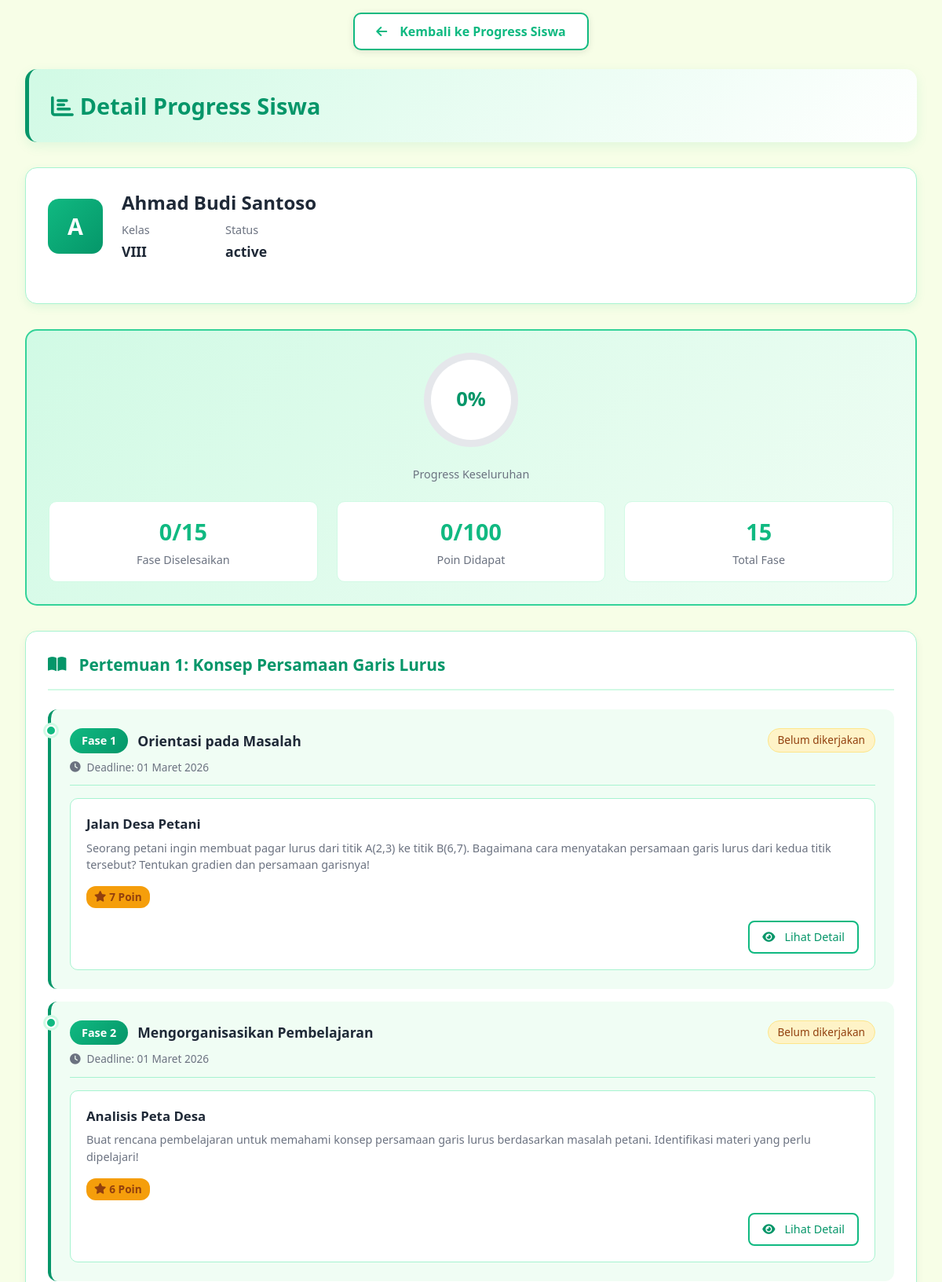
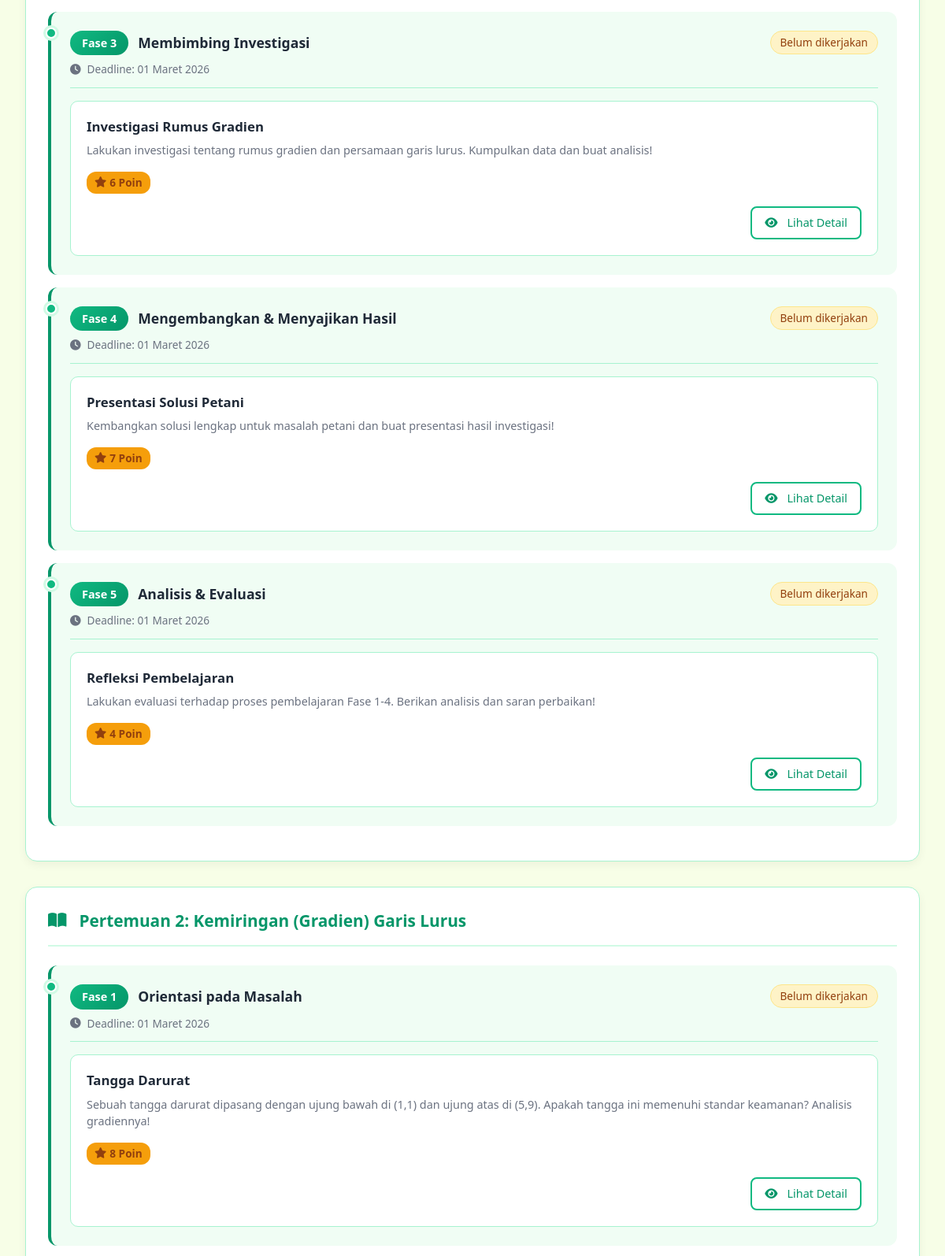
/admin/student_detail.php?id=4 (signed in, upper part), run on the app's committed database (2 pictures, top to bottom).
### tables this page shows
CREATE TABLE students (
    id INT PRIMARY KEY AUTO_INCREMENT,
    user_id INT NOT NULL,
    class VARCHAR(10) NOT NULL,
    year INT DEFAULT YEAR(CURRENT_DATE),
    status ENUM('active', 'inactive') DEFAULT 'active',
    FOREIGN KEY (user_id) REFERENCES users(id) ON DELETE CASCADE,
    INDEX idx_class (class),
    INDEX idx_status (status),
    INDEX idx_user (user_id)
) COMMENT = 'Tabel khusus untuk data siswa';

CREATE TABLE users (
    id INT PRIMARY KEY AUTO_INCREMENT,
    username VARCHAR(50) UNIQUE NOT NULL,
    password VARCHAR(255),  
    role ENUM('admin', 'guru', 'siswa') NOT NULL,
    full_name VARCHAR(100) NOT NULL,
    nim_nis VARCHAR(20),
    email VARCHAR(100),
    phone VARCHAR(20),
    last_login DATETIME,
    created_at TIMESTAMP DEFAULT CURRENT_TIMESTAMP,
    INDEX idx_role (role),
    INDEX idx_full_name (full_name),
    INDEX idx_email (email),
    INDEX idx_username (username)
) COMMENT = 'Tabel untuk menyimpan data semua pengguna sistem';

### admin/student_detail.php (the view, shortened to what this page needs)
<?php
$db = Database::getInstance();
$conn = $db->getConnection();
$student_id = $_GET['id'] ?? 0;
$stmt = $conn->prepare("
    SELECT u.id, u.full_name, s.class, s.status
    FROM users u
    JOIN students s ON u.id = s.user_id
    WHERE u.id = ? AND u.role = 'siswa'
");
$stmt->bind_param("i", $student_id);
$stmt->execute();
$student = $stmt->get_result()->fetch_assoc();
$total_fases = 0;
$completed_fases = 0;
$total_poin = 0;
$nilai_didapat = 0;
foreach ($pertemuan_structure as $pertemuan_data) {
    $total_fases += count($pertemuan_data['fases']);
    foreach ($pertemuan_data['fases'] as $fase_data) {
        $total_poin += $fase_data['poin'];
    }
}
$progress_rate = $total_fases > 0 ? round(($completed_fases / $total_fases) * 100) : 0;
?>
<!DOCTYPE html>
<html lang="id">
<head>
    <link href="https://cdn.jsdelivr.net/npm/bootstrap@5.1.3/dist/css/bootstrap.min.css" rel="stylesheet">
    <link rel="stylesheet" href="https://cdnjs.cloudflare.com/ajax/libs/font-awesome/6.0.0/css/all.min.css">
</head>
<body>
    <div class="main-container">
        <div class="d-flex justify-content-center">
            <a href="progress_tracking.php" class="btn-back">
                <i class="fas fa-arrow-left me-2"></i>
                <span>Kembali ke Progress Siswa</span>
            </a>
        </div>
        <div class="page-header">
            <div class="row align-items-center">
                <div class="col-12">
                    <h1>
                        <i class="fas fa-chart-bar me-2"></i>Detail Progress Siswa
                    </h1>
                </div>
            </div>
        </div>
        <div class="student-info-card">
            <div class="student-avatar">
                <div class="user-avatar">
                    <?php echo strtoupper(substr($student['full_name'], 0, 1)); ?>
                </div>
                <div class="student-details">
                    <h4><?php echo htmlspecialchars($student['full_name']); ?></h4>
                    <div class="row g-3">
                        <div class="col-md-6 col-12">
                            <div class="info-label">Kelas</div>
                            <div class="info-value"><?php echo htmlspecialchars($student['class']); ?></div>
                        </div>
                        <div class="col-md-6 col-12">
                            <div class="info-label">Status</div>
                            <div class="info-value"><?php echo htmlspecialchars($student['status']); ?></div>
                        </div>
                    </div>
                </div>
            </div>
        </div>
        <div class="progress-summary">
            <div class="progress-ring">
                <div class="progress-ring-inner">
                    <?php echo $progress_rate; ?>%
                </div>
            </div>
            <div class="info-label mb-3">Progress Keseluruhan</div>
            <div class="stats-grid">
                <div class="stat-item">
                    <div class="stat-number"><?php echo $completed_fases; ?>/<?php echo $total_fases; ?></div>
                    <div class="stat-label">Fase Diselesaikan</div>
                </div>
                <div class="stat-item">
                    <div class="stat-number"><?php echo $nilai_didapat; ?>/<?php echo $total_poin; ?></div>
                    <div class="stat-label">Poin Didapat</div>
                </div>
                <div class="stat-item">
                    <div class="stat-number"><?php echo $total_fases; ?></div>
                    <div class="stat-label">Total Fase</div>
                </div>
            </div>
        </div>
        <div class="row">
            <div class="col-12">
                <?php if (empty($pertemuan_structure)): ?>
                <div class="pertemuan-card">
                    <div class="no-data">
                        <i class="fas fa-calendar-times"></i>
                        <h5 class="text-muted mb-2">Belum ada jadwal pertemuan</h5>
                        <p class="text-muted">Silakan hubungi administrator untuk informasi lebih lanjut</p>
                    </div>
                </div>
                <?php else: ?>
                    <?php foreach ($pertemuan_structure as $pertemuan_title => $pertemuan_data): ?>
                    <div class="pertemuan-card">
                        <div class="pertemuan-header">
                            <h4>
                                <i class="fas fa-book-open me-2"></i>
                                <?php echo $pertemuan_title; ?>
                            </h4>
                        </div>
                        <?php foreach ($pertemuan_data['fases'] as $fase_key => $fase_data): ?>
                        <div class="fase-item">
                            <div class="timeline-marker"></div>
                            <div class="fase-header">
                                <div class="fase-info">
                                    <div class="fase-title-row">
                                        <span class="badge-fase">
                                            <?php echo $fase_key; ?>
                                        </span>
                                        <h5 class="fase-title"><?php echo $fase_data['title']; ?></h5>
                                    </div>
                                    <div class="deadline-text">
                                        <i class="fas fa-clock"></i>
                                        <span>Deadline: <?php echo $fase_data['deadline']; ?></span>
                                    </div>
                                </div>
                                <span class="badge-status status-<?php echo strtolower(explode(' ', $fase_data['status'])[0]); ?>">
                                    <?php echo $fase_data['status']; ?>
                                </span>
                            </div>
                            <div class="masalah-detail">
                                <div class="masalah-content">
                                    <h6><?php echo $fase_data['masalah']; ?></h6>
                                    <p><?php echo $fase_data['keterangan']; ?></p>
                                </div>
                                <div class="fase-footer">
                                    <div class="poin-badge">
                                        <i class="fas fa-star"></i>
                                        <span><?php echo $fase_data['poin']; ?> Poin</span>
                                    </div>
                                    <div class="btn-group-fase">
                                        <button class="btn-detail" onclick="lihatDetailSubmission(
                                            '<?php echo $student_id; ?>',
                                            '<?php echo $fase_key; ?>',
                                            `<?php echo addslashes($fase_data['submission_text']); ?>`,
                                            <?php echo $fase_data['poin']; ?>,
                                            '<?php echo $fase_data['nilai']; ?>'
                                        )">
                                            <i class="fas fa-eye me-1"></i>
                                            <span>Lihat Detail</span>
                                        </button>
                                    </div>
                                </div>
                            </div>
                        </div>
                        <?php endforeach; ?>
                    </div>
                    <?php endforeach; ?>
                <?php endif; ?>
            </div>
        </div>
    </div>
</body>
</html>

### data on the page
students: user.full_name "A", user.full_name "Ahmad Budi Santoso", class "VIII", status "active"

### other printed values
$progress_rate "0"
$completed_fases "0"
$total_fases "15"
$nilai_didapat "0"
$total_poin "100"
$pertemuan_title "Pertemuan 1: Konsep Persamaan Garis Lurus"
$fase_key "Fase 1"
$fase_data['title'] "Orientasi pada Masalah"
$fase_data['deadline'] "01 Maret 2026"
$fase_data['status'] "Belum dikerjakan"
$fase_data['masalah'] "Jalan Desa Petani"
$fase_data['keterangan'] "Seorang petani ingin membuat pagar lurus dari titik A(2,3) ke titik B(6,7). Bagaimana cara menyatakan persamaan garis lurus dari kedua titik tersebut? Tentukan gradien dan persamaan garisnya!"
$fase_data['poin'] "7"
$fase_key "Fase 2"
$fase_data['title'] "Mengorganisasikan Pembelajaran"
